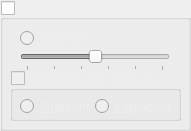
     <widget class="QGroupBox" name="groupBox_details">
      <property name="geometry">
       <rect>
        <x>20</x>
        <y>690</y>
        <width>191</width>
        <height>131</height>
       </rect>
      </property>
      <property name="styleSheet">
       <string notr="true">color: rgb(238, 238, 236);</string>
      </property>
      <property name="title">
       <string>Contours</string>
      </property>
      <property name="checkable">
       <bool>true</bool>
      </property>
      <property name="checked">
       <bool>false</bool>
      </property>
      <widget class="QSlider" name="horizontalSlider_nettete">
       <property name="enabled">
        <bool>false</bool>
       </property>
       <property name="geometry">
        <rect>
         <x>20</x>
         <y>50</y>
         <width>150</width>
         <height>21</height>
        </rect>
       </property>
       <property name="minimum">
        <number>-5</number>
       </property>
       <property name="maximum">
        <number>5</number>
       </property>
       <property name="singleStep">
        <number>1</number>
       </property>
       <property name="pageStep">
        <number>1</number>
       </property>
       <property name="orientation">
        <enum>Qt::Horizontal</enum>
       </property>
       <property name="tickPosition">
        <enum>QSlider::TicksBelow</enum>
       </property>
       <property name="tickInterval">
        <number>2</number>
       </property>
      </widget>
      <widget class="QRadioButton" name="radioButton_nettete">
       <property name="geometry">
        <rect>
         <x>20</x>
         <y>30</y>
         <width>112</width>
         <height>16</height>
        </rect>
       </property>
       <property name="font">
        <font>
         <pointsize>10</pointsize>
        </font>
       </property>
       <property name="text">
        <string>Netteté</string>
       </property>
       <property name="autoExclusive">
        <bool>false</bool>
       </property>
      </widget>
      <widget class="QGroupBox" name="groupBox_contours">
       <property name="geometry">
        <rect>
         <x>10</x>
         <y>70</y>
         <width>171</width>
         <height>51</height>
        </rect>
       </property>
       <property name="font">
        <font>
         <pointsize>10</pointsize>
        </font>
       </property>
       <property name="styleSheet">
        <string notr="true">color: rgb(238, 238, 236);</string>
       </property>
       <property name="title">
        <string>Détection de contours</string>
       </property>
       <property name="alignment">
        <set>Qt::AlignLeading|Qt::AlignLeft|Qt::AlignVCenter</set>
       </property>
       <property name="checkable">
        <bool>true</bool>
       </property>
       <property name="checked">
        <bool>false</bool>
       </property>
       <widget class="QRadioButton" name="radioButton_contoursLaplacien">
        <property name="geometry">
         <rect>
          <x>85</x>
          <y>26</y>
          <width>81</width>
          <height>20</height>
         </rect>
        </property>
        <property name="font">
         <font>
          <pointsize>10</pointsize>
         </font>
        </property>
        <property name="text">
         <string>&amp;Laplacien</string>
        </property>
        <property name="autoExclusive">
         <bool>false</bool>
        </property>
       </widget>
       <widget class="QRadioButton" name="radioButton_contoursGradient">
        <property name="geometry">
         <rect>
          <x>10</x>
          <y>26</y>
          <width>81</width>
          <height>20</height>
         </rect>
        </property>
        <property name="font">
         <font>
          <pointsize>10</pointsize>
         </font>
        </property>
        <property name="text">
         <string>&amp;Gradient</string>
        </property>
        <property name="autoExclusive">
         <bool>false</bool>
        </property>
       </widget>
      </widget>
     </widget>
